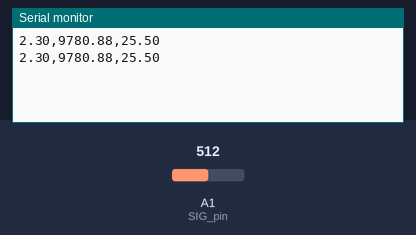
The sketch below on a simulated Arduino Uno, built with avr-gcc and run on an emulated ATmega328P. On the bench: the last lines printed to the serial monitor. Inputs (shaded band) come from the test bench; at power-on: A1 (SIG_pin) = 512.

Above: at 1.8 s.
1.9 s: A1 (SIG_pin) set to 716
At 2.8 s:
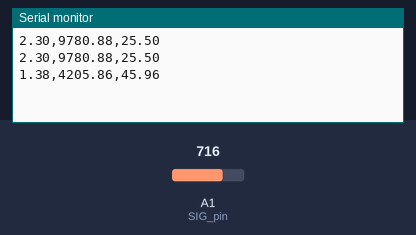
3.4 s: A1 (SIG_pin) set to 900
At 4.8 s:
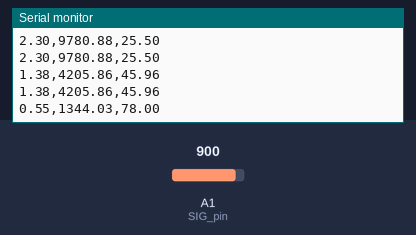
Timing chart, 0 to 6.4 s (numbered marks = the images above; inputs shaded):
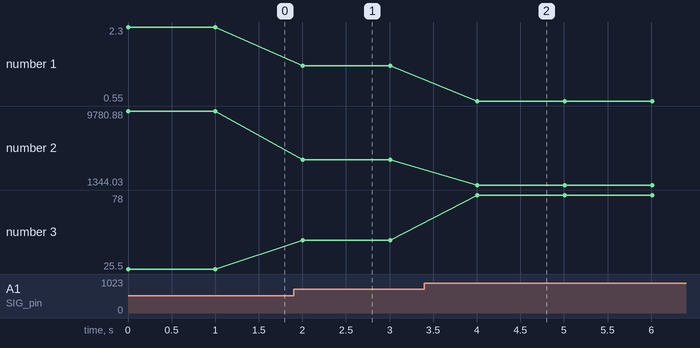

Measured:
- after the input at 1.9 s, the serial monitor: prints a new line after 0.10 s (image 1)
- after the input at 3.4 s, the serial monitor: prints a new line after 0.61 s (image 2)
- plotted number 1: 2.3 → 1.38 after the input at 1.9 s, 1.38 → 0.55 after the input at 3.4 s
- plotted number 2: 9780.88 → 4205.86 after the input at 1.9 s, 4205.86 → 1344.03 after the input at 3.4 s
- plotted number 3: 25.5 → 45.96 after the input at 1.9 s, 45.96 → 78 after the input at 3.4 s

The sketch:

multiplexer.ino
```cpp
// Useful links to things.
// steinhart calculator https://thinksrs.com/downloads/programs/therm%20calc/ntccalibrator/ntccalculator.html
// bad(?) instructions for thermistors -- i have not wired them this way https://learn.adafruit.com/thermistor/using-a-thermistor
// another one https://www.build-electronic-circuits.com/arduino-thermistor/
// info about the multiplexer http://adam-meyer.com/arduino/CD74HC4067
// seemingly good info about the arduino ADC     // https://skillbank.co.uk/arduino/measure2.htm


#include "RTClib.h"
double a = 1.114592028E-3;
double b = 2.366194439E-4;
double c = 0.7691014540E-7;


int SensorValue;
float R1 = 9800;
float Vin = 4.6;

float R2;
float V1;
float V2;
float logR2;
float T;


//Mux control pins
int s0 = 5;
int s1 = 4;
int s2 = 3;
int s3 = 2;

//Mux in "SIG" pin
int SIG_pin = 1;


RTC_DS3231 rtc;

void setup(){
  pinMode(s0, OUTPUT);
  pinMode(s1, OUTPUT);
  pinMode(s2, OUTPUT);
  pinMode(s3, OUTPUT);

  digitalWrite(s0, LOW);
  digitalWrite(s1, LOW);
  digitalWrite(s2, LOW);
  digitalWrite(s3, LOW);

  Serial.begin(9600);

  // if (! rtc.begin()) {
  //   Serial.println("Couldn't find RTC");
  //   Serial.flush();
  //   while (1) delay(10);
  // }


}


void loop(){

  //Loop through and read all 16 values
  //Reports back Value at channel 6 is: 346
  for(int i = 11; i < 12; i ++){
    // read the sensor...
    SensorValue = readMux(i);
    // V2 is the voltage of the resistor
    // https://skillbank.co.uk/arduino/measure2.htm
    V2= (SensorValue + 0.5) * (Vin / 1024.0);

    // now convert the voltage to... resistance
    // compute the current I0 which is constant across the circuit...
    // we can do this because we know the resistance of the known
    // resistor

    // this is the voltage across the resistor
    V1 = Vin - V2;

    // I0 = V1/R1
    R2 = (V1/V2) * R1 ;

    //
    logR2 = log(R2);
    T = 1.0 / (a + b*logR2 + c*logR2*logR2*logR2);
    T = T - 273.15;

    Serial.print(V1);
    Serial.print(",");
    Serial.print(R2);
    Serial.print(",");
    Serial.println(T);


    delay(1000);

  }

    // DateTime now = rtc.now(); // get the datetime from the clock
    // char dataString[50];
    // sprintf(dataString, "%04d-%02d-%02d %02d:%02d:%02d",
    //       now.year(), now.month(), now.day(),
    //       now.hour(), now.minute(), now.second()
    //       );


  // Serial.println(dataString);


}


int readMux(int channel){
  int controlPin[] = {s0, s1, s2, s3};

  int muxChannel[16][4]={
    {0,0,0,0}, //channel 0
    {1,0,0,0}, //channel 1
    {0,1,0,0}, //channel 2
    {1,1,0,0}, //channel 3
    {0,0,1,0}, //channel 4
    {1,0,1,0}, //channel 5
    {0,1,1,0}, //channel 6
    {1,1,1,0}, //channel 7
    {0,0,0,1}, //channel 8
    {1,0,0,1}, //channel 9
    {0,1,0,1}, //channel 10
    {1,1,0,1}, //channel 11
    {0,0,1,1}, //channel 12
    {1,0,1,1}, //channel 13
    {0,1,1,1}, //channel 14
    {1,1,1,1}  //channel 15
  };

  //loop through the 4 sig
  for(int i = 0; i < 4; i ++){
    digitalWrite(controlPin[i], muxChannel[channel][i]);
  }

  //read the value at the SIG pin
  int val = analogRead(SIG_pin);

  //return the value
  return val;
}
```
